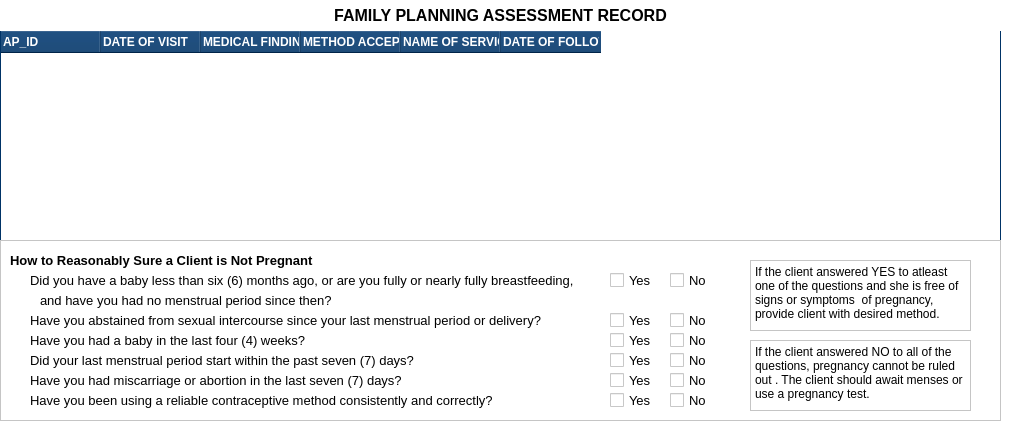
     <widget class="QWidget" name="sideB">
      <property name="styleSheet">
       <string notr="true">background-color: white;</string>
      </property>
      <widget class="QTableWidget" name="tableWidFamPlanAR">
       <property name="geometry">
        <rect>
         <x>0</x>
         <y>30</y>
         <width>1001</width>
         <height>211</height>
        </rect>
       </property>
       <property name="styleSheet">
        <string notr="true">QTableWidget {
    border: 1px solid  rgb(0, 51, 102);
    background-color: white;
    gridline-color: #dcdcdc;
}

QHeaderView::section {
    background-color: rgb(0, 51, 102);
    color: white;
    padding: 2px;
}

QTableWidget::item {
    font-size: 8px;
	padding-left: 2px;
}
</string>
       </property>
       <column>
        <property name="text">
         <string>AP_ID</string>
        </property>
        <property name="font">
         <font>
          <family>Arial</family>
          <pointsize>9</pointsize>
          <weight>75</weight>
          <bold>true</bold>
         </font>
        </property>
        <property name="textAlignment">
         <set>AlignLeading|AlignVCenter</set>
        </property>
       </column>
       <column>
        <property name="text">
         <string>DATE OF VISIT</string>
        </property>
        <property name="font">
         <font>
          <family>Arial</family>
          <pointsize>9</pointsize>
          <weight>75</weight>
          <bold>true</bold>
         </font>
        </property>
        <property name="textAlignment">
         <set>AlignLeading|AlignVCenter</set>
        </property>
       </column>
       <column>
        <property name="text">
         <string>MEDICAL FINDINGS</string>
        </property>
        <property name="font">
         <font>
          <family>Arial</family>
          <pointsize>9</pointsize>
          <weight>75</weight>
          <bold>true</bold>
         </font>
        </property>
        <property name="textAlignment">
         <set>AlignLeading|AlignVCenter</set>
        </property>
       </column>
       <column>
        <property name="text">
         <string>METHOD ACCEPTED</string>
        </property>
        <property name="font">
         <font>
          <family>Arial</family>
          <pointsize>9</pointsize>
          <weight>75</weight>
          <bold>true</bold>
         </font>
        </property>
        <property name="textAlignment">
         <set>AlignLeading|AlignVCenter</set>
        </property>
       </column>
       <column>
        <property name="text">
         <string>NAME OF SERVICE PROVIDER</string>
        </property>
        <property name="font">
         <font>
          <family>Arial</family>
          <pointsize>9</pointsize>
          <weight>75</weight>
          <bold>true</bold>
         </font>
        </property>
        <property name="textAlignment">
         <set>AlignLeading|AlignVCenter</set>
        </property>
       </column>
       <column>
        <property name="text">
         <string>DATE OF FOLLOW-UP VISIT</string>
        </property>
        <property name="font">
         <font>
          <family>Arial</family>
          <pointsize>9</pointsize>
          <weight>75</weight>
          <bold>true</bold>
         </font>
        </property>
        <property name="textAlignment">
         <set>AlignLeading|AlignVCenter</set>
        </property>
       </column>
      </widget>
      <widget class="QLabel" name="label_423">
       <property name="geometry">
        <rect>
         <x>0</x>
         <y>0</y>
         <width>1001</width>
         <height>31</height>
        </rect>
       </property>
       <property name="font">
        <font>
         <family>Arial</family>
         <pointsize>12</pointsize>
         <weight>75</weight>
         <bold>true</bold>
        </font>
       </property>
       <property name="styleSheet">
        <string notr="true">border: 2px solid rgba(0, 0, 0, .3);
</string>
       </property>
       <property name="text">
        <string>FAMILY PLANNING ASSESSMENT RECORD</string>
       </property>
       <property name="alignment">
        <set>Qt::AlignCenter</set>
       </property>
      </widget>
      <widget class="QFrame" name="frameFPNotPreg">
       <property name="geometry">
        <rect>
         <x>0</x>
         <y>240</y>
         <width>1001</width>
         <height>181</height>
        </rect>
       </property>
       <property name="styleSheet">
        <string notr="true">QFrame #frameFPNotPreg {
border: 2px solid rgba(0, 0, 0, .3);
} </string>
       </property>
       <property name="frameShape">
        <enum>QFrame::StyledPanel</enum>
       </property>
       <property name="frameShadow">
        <enum>QFrame::Raised</enum>
       </property>
       <widget class="QCheckBox" name="FPcnpB6Y">
        <property name="geometry">
         <rect>
          <x>610</x>
          <y>30</y>
          <width>41</width>
          <height>20</height>
         </rect>
        </property>
        <property name="font">
         <font>
          <family>Arial</family>
          <pointsize>10</pointsize>
         </font>
        </property>
        <property name="text">
         <string>Yes</string>
        </property>
       </widget>
       <widget class="QLabel" name="label_425">
        <property name="geometry">
         <rect>
          <x>10</x>
          <y>10</y>
          <width>361</width>
          <height>20</height>
         </rect>
        </property>
        <property name="font">
         <font>
          <family>Arial</family>
          <pointsize>10</pointsize>
          <weight>75</weight>
          <bold>true</bold>
         </font>
        </property>
        <property name="text">
         <string>How to Reasonably Sure a Client is Not Pregnant</string>
        </property>
       </widget>
       <widget class="QLabel" name="label_589">
        <property name="geometry">
         <rect>
          <x>30</x>
          <y>30</y>
          <width>551</width>
          <height>20</height>
         </rect>
        </property>
        <property name="font">
         <font>
          <family>Arial</family>
          <pointsize>10</pointsize>
          <weight>50</weight>
          <bold>false</bold>
         </font>
        </property>
        <property name="text">
         <string>Did you have a baby less than six (6) months ago, or are you fully or nearly fully breastfeeding,</string>
        </property>
       </widget>
       <widget class="QCheckBox" name="FPcnpB6N">
        <property name="geometry">
         <rect>
          <x>670</x>
          <y>30</y>
          <width>41</width>
          <height>20</height>
         </rect>
        </property>
        <property name="font">
         <font>
          <family>Arial</family>
          <pointsize>10</pointsize>
         </font>
        </property>
        <property name="text">
         <string>No</string>
        </property>
       </widget>
       <widget class="QLabel" name="label_590">
        <property name="geometry">
         <rect>
          <x>40</x>
          <y>50</y>
          <width>291</width>
          <height>20</height>
         </rect>
        </property>
        <property name="font">
         <font>
          <family>Arial</family>
          <pointsize>10</pointsize>
          <weight>50</weight>
          <bold>false</bold>
         </font>
        </property>
        <property name="text">
         <string>and have you had no menstrual period since then?</string>
        </property>
       </widget>
       <widget class="QLabel" name="label_591">
        <property name="geometry">
         <rect>
          <x>30</x>
          <y>70</y>
          <width>541</width>
          <height>20</height>
         </rect>
        </property>
        <property name="font">
         <font>
          <family>Arial</family>
          <pointsize>10</pointsize>
          <weight>50</weight>
          <bold>false</bold>
         </font>
        </property>
        <property name="text">
         <string>Have you abstained from sexual intercourse since your last menstrual period or delivery?</string>
        </property>
       </widget>
       <widget class="QCheckBox" name="FPcnpAsiY">
        <property name="geometry">
         <rect>
          <x>610</x>
          <y>70</y>
          <width>41</width>
          <height>20</height>
         </rect>
        </property>
        <property name="font">
         <font>
          <family>Arial</family>
          <pointsize>10</pointsize>
         </font>
        </property>
        <property name="text">
         <string>Yes</string>
        </property>
       </widget>
       <widget class="QCheckBox" name="FPcnpAsiN">
        <property name="geometry">
         <rect>
          <x>670</x>
          <y>70</y>
          <width>41</width>
          <height>20</height>
         </rect>
        </property>
        <property name="font">
         <font>
          <family>Arial</family>
          <pointsize>10</pointsize>
         </font>
        </property>
        <property name="text">
         <string>No</string>
        </property>
       </widget>
       <widget class="QLabel" name="label_592">
        <property name="geometry">
         <rect>
          <x>30</x>
          <y>90</y>
          <width>311</width>
          <height>20</height>
         </rect>
        </property>
        <property name="font">
         <font>
          <family>Arial</family>
          <pointsize>10</pointsize>
          <weight>50</weight>
          <bold>false</bold>
         </font>
        </property>
        <property name="text">
         <string>Have you had a baby in the last four (4) weeks?</string>
        </property>
       </widget>
       <widget class="QCheckBox" name="FPcnpB4wY">
        <property name="geometry">
         <rect>
          <x>610</x>
          <y>90</y>
          <width>41</width>
          <height>20</height>
         </rect>
        </property>
        <property name="font">
         <font>
          <family>Arial</family>
          <pointsize>10</pointsize>
         </font>
        </property>
        <property name="text">
         <string>Yes</string>
        </property>
       </widget>
       <widget class="QCheckBox" name="FPcnpB4wN">
        <property name="geometry">
         <rect>
          <x>670</x>
          <y>90</y>
          <width>41</width>
          <height>20</height>
         </rect>
        </property>
        <property name="font">
         <font>
          <family>Arial</family>
          <pointsize>10</pointsize>
         </font>
        </property>
        <property name="text">
         <string>No</string>
        </property>
       </widget>
       <widget class="QLabel" name="label_593">
        <property name="geometry">
         <rect>
          <x>30</x>
          <y>110</y>
          <width>541</width>
          <height>20</height>
         </rect>
        </property>
        <property name="font">
         <font>
          <family>Arial</family>
          <pointsize>10</pointsize>
          <weight>50</weight>
          <bold>false</bold>
         </font>
        </property>
        <property name="text">
         <string>Did your last menstrual period start within the past seven (7) days?</string>
        </property>
       </widget>
       <widget class="QLabel" name="label_594">
        <property name="geometry">
         <rect>
          <x>30</x>
          <y>130</y>
          <width>541</width>
          <height>20</height>
         </rect>
        </property>
        <property name="font">
         <font>
          <family>Arial</family>
          <pointsize>10</pointsize>
          <weight>50</weight>
          <bold>false</bold>
         </font>
        </property>
        <property name="text">
         <string>Have you had miscarriage or abortion in the last seven (7) days?</string>
        </property>
       </widget>
       <widget class="QLabel" name="label_595">
        <property name="geometry">
         <rect>
          <x>30</x>
          <y>150</y>
          <width>541</width>
          <height>20</height>
         </rect>
        </property>
        <property name="font">
         <font>
          <family>Arial</family>
          <pointsize>10</pointsize>
          <weight>50</weight>
          <bold>false</bold>
         </font>
        </property>
        <property name="text">
         <string>Have you been using a reliable contraceptive method consistently and correctly?</string>
        </property>
       </widget>
       <widget class="QCheckBox" name="FPcnpMensY">
        <property name="geometry">
         <rect>
          <x>610</x>
          <y>110</y>
          <width>41</width>
          <height>20</height>
         </rect>
        </property>
        <property name="font">
         <font>
          <family>Arial</family>
          <pointsize>10</pointsize>
         </font>
        </property>
        <property name="text">
         <string>Yes</string>
        </property>
       </widget>
       <widget class="QCheckBox" name="FPcnpMiscY">
        <property name="geometry">
         <rect>
          <x>610</x>
          <y>130</y>
          <width>41</width>
          <height>20</height>
         </rect>
        </property>
        <property name="font">
         <font>
          <family>Arial</family>
          <pointsize>10</pointsize>
         </font>
        </property>
        <property name="text">
         <string>Yes</string>
        </property>
       </widget>
       <widget class="QCheckBox" name="FPcnpRconY">
        <property name="geometry">
         <rect>
          <x>610</x>
          <y>150</y>
          <width>41</width>
          <height>20</height>
         </rect>
        </property>
        <property name="font">
         <font>
          <family>Arial</family>
          <pointsize>10</pointsize>
         </font>
        </property>
        <property name="text">
         <string>Yes</string>
        </property>
       </widget>
       <widget class="QCheckBox" name="FPcnpMensN">
        <property name="geometry">
         <rect>
          <x>670</x>
          <y>110</y>
          <width>41</width>
          <height>20</height>
         </rect>
        </property>
        <property name="font">
         <font>
          <family>Arial</family>
          <pointsize>10</pointsize>
         </font>
        </property>
        <property name="text">
         <string>No</string>
        </property>
       </widget>
       <widget class="QCheckBox" name="FPcnpMiscN">
        <property name="geometry">
         <rect>
          <x>670</x>
          <y>130</y>
          <width>41</width>
          <height>20</height>
         </rect>
        </property>
        <property name="font">
         <font>
          <family>Arial</family>
          <pointsize>10</pointsize>
         </font>
        </property>
        <property name="text">
         <string>No</string>
        </property>
       </widget>
       <widget class="QCheckBox" name="FPcnpRconN">
        <property name="geometry">
         <rect>
          <x>670</x>
          <y>150</y>
          <width>41</width>
          <height>20</height>
         </rect>
        </property>
        <property name="font">
         <font>
          <family>Arial</family>
          <pointsize>10</pointsize>
         </font>
        </property>
        <property name="text">
         <string>No</string>
        </property>
       </widget>
       <widget class="QPlainTextEdit" name="plainTextEdit_6">
        <property name="geometry">
         <rect>
          <x>750</x>
          <y>20</y>
          <width>221</width>
          <height>71</height>
         </rect>
        </property>
        <property name="plainText">
         <string>If the client answered YES to atleast one of the questions and she is free of signs or symptoms  of pregnancy, provide client with desired method.</string>
        </property>
       </widget>
       <widget class="QPlainTextEdit" name="plainTextEdit_7">
        <property name="geometry">
         <rect>
          <x>750</x>
          <y>100</y>
          <width>221</width>
          <height>71</height>
         </rect>
        </property>
        <property name="plainText">
         <string>If the client answered NO to all of the questions, pregnancy cannot be ruled out . The client should await menses or use a pregnancy test.</string>
        </property>
       </widget>
      </widget>
     </widget>
